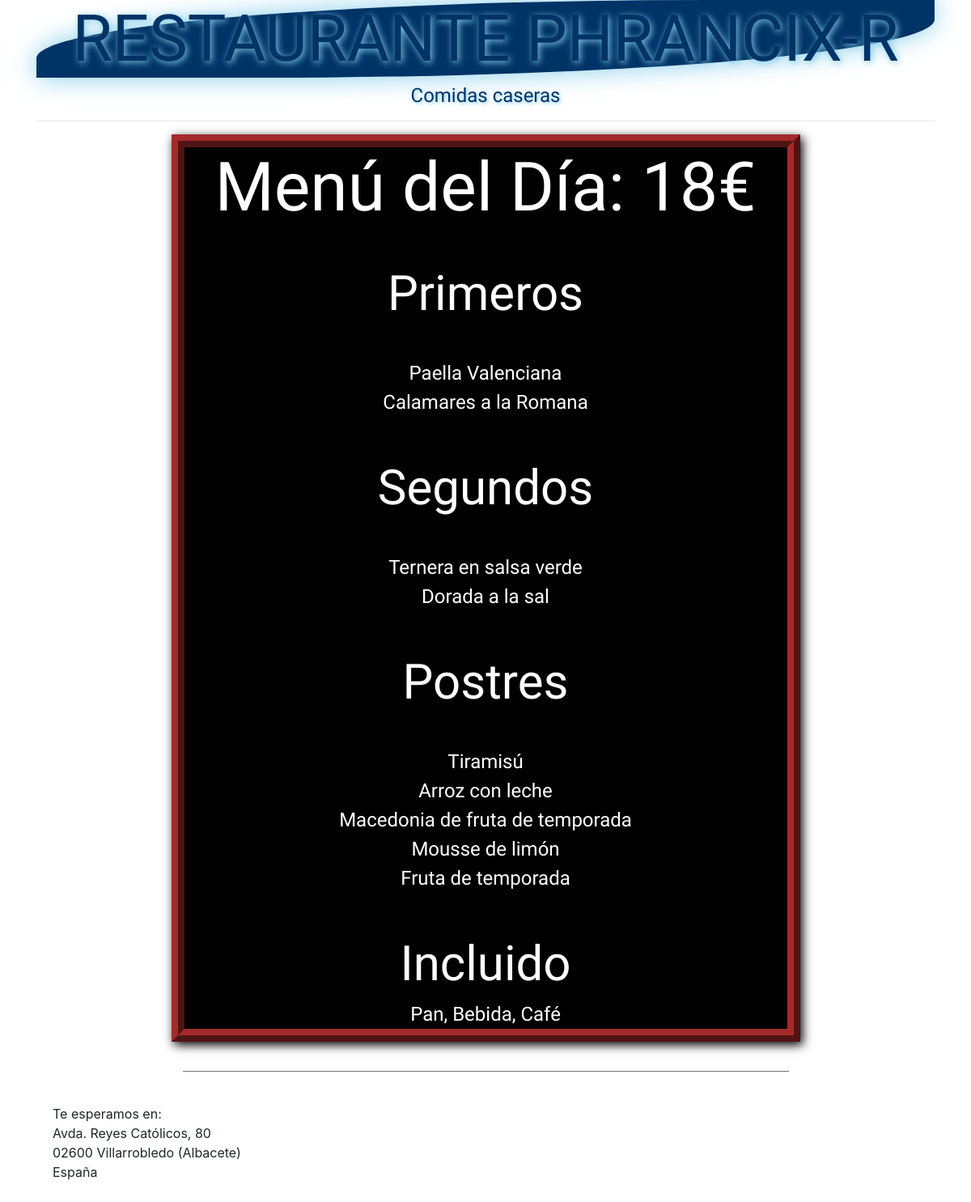
The page / on the database its author committed.
### tables this page shows
CREATE TABLE `platos` (
  `id` int(4) NOT NULL,
  `nombre_plato` varchar(100) NOT NULL,
  `precio_ud` float(4,2) NOT NULL,
  `orden_plato` enum('primero','segundo','postre') NOT NULL,
  `menu_activo` tinyint(1) NOT NULL DEFAULT '1'
);

### includes/datos.php (called while the page is built)
<?php
include 'conexion.php';
	$sql_prim = "SELECT * FROM platos WHERE orden_plato = 'primero' and menu_activo = 1";
	$sql_segu = "SELECT * FROM platos WHERE orden_plato = 'segundo' and menu_activo = 1";
	$sql_post = "SELECT * FROM platos WHERE orden_plato = 'postre' and menu_activo = 1";
	$consulta_primeros = mysqli_query($conex, $sql_prim);
	$consulta_segundos = mysqli_query($conex, $sql_segu);
	$consulta_postres  = mysqli_query($conex, $sql_post);
?>

### includes/funciones.php (the view)
<?php
	function consulta_lista($cons){
		echo '<br>';
		echo '<ul class="list-unstyled">';
		while($reg = mysqli_fetch_array($cons)){
			echo '<li>'.$reg['nombre_plato'].'</li>';
		}
		echo '</ul>';
	}
?>

### rows shown on the page
platos: nombre_plato "Paella Valenciana"
platos: nombre_plato "Calamares a la Romana"
platos: nombre_plato "Ternera en salsa verde"
platos: nombre_plato "Dorada a la sal"
platos: nombre_plato "Tiramisú"
platos: nombre_plato "Arroz con leche"
platos: nombre_plato "Macedonia de fruta de temporada"
platos: nombre_plato "Mousse de limón"
platos: nombre_plato "Fruta de temporada"
